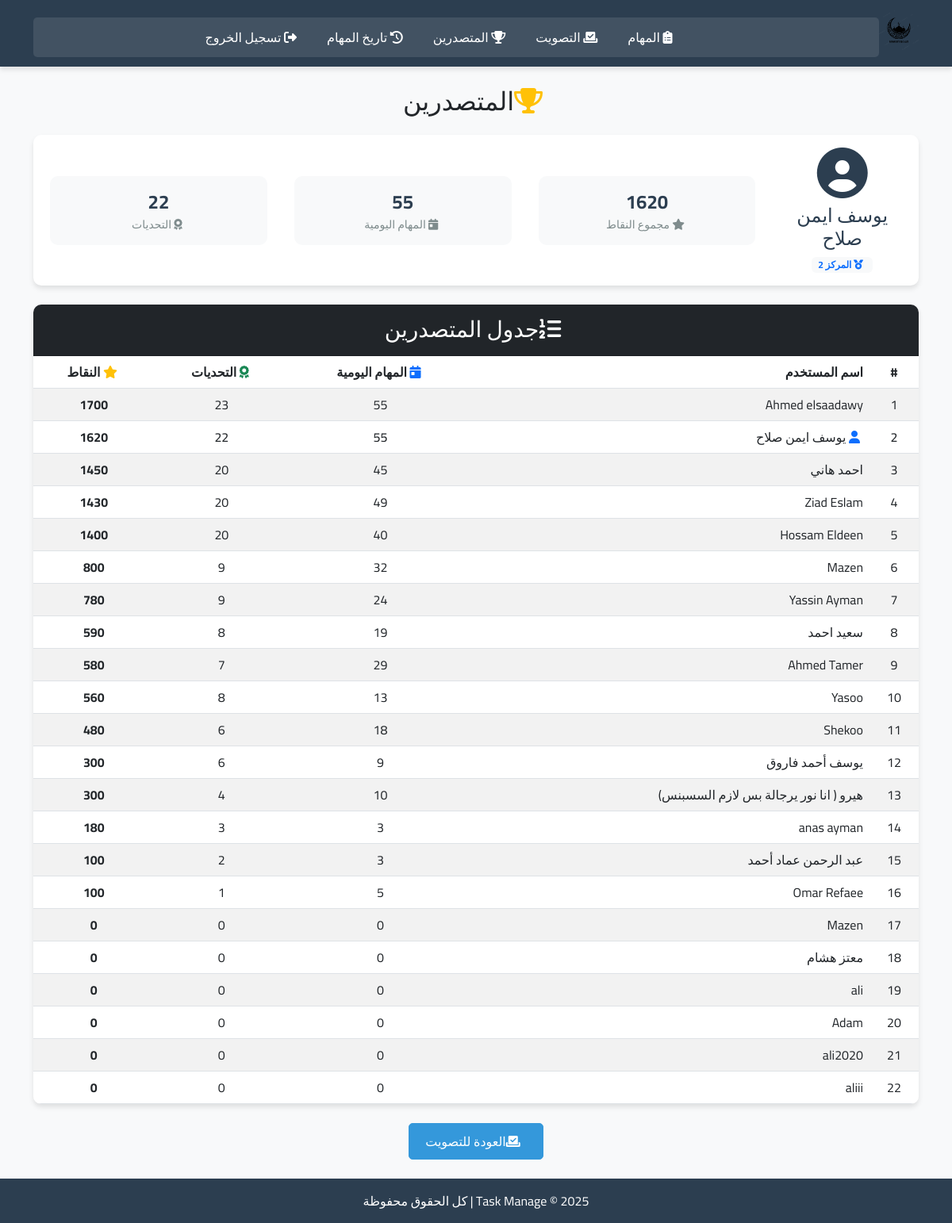
The page /leaderboard (signed in) on the database its author committed.
### main.py (models this page shows)
class User(db.Model):
    id = db.Column(db.Integer, primary_key=True)
    username = db.Column(db.String(100), unique=True, nullable=False)
    password = db.Column(db.String(200), nullable=False)
    tasks = db.relationship('UserTask', backref='user', lazy=True)

### main.py (the view)
    @app.route('/leaderboard')
    def leaderboard():
        users = User.query.all()
        leaderboard_data = []
        current_user_id = session.get('user_id')
        for user in users:
            total_points = sum(ut.points for ut in user.tasks)
            daily_count = len([ut for ut in user.tasks if ut.task_type == "daily"])
            challenge_count = len([ut for ut in user.tasks if ut.task_type == "challenge"])
            leaderboard_data.append({
                'username': user.username,
                'daily_count': daily_count,
                'challenge_count': challenge_count,
                'points': total_points,
                'is_current_user': user.id == current_user_id
            })
        leaderboard_data.sort(key=lambda x: x['points'], reverse=True)
        user_rank = None
        user_data = None
        if current_user_id:
            for index, entry in enumerate(leaderboard_data):
                if entry['is_current_user']:
                    user_rank = index + 1
                    user_data = entry
                    break
        return render_template('leaderboard.html',
                               leaderboard=leaderboard_data,
                               user_rank=user_rank,
                               user_data=user_data)

### templates/leaderboard.html (shortened to what this page needs)
{% extends "base.html" %}
{% block content %}
<div class="page-header mb-4 text-center">
  <h2><i class="fas fa-trophy text-warning me-2"></i>المتصدرين</h2>
</div>
{% if user_data %}
<div class="user-summary-card mb-4">
  <div class="row align-items-center p-3">
    <div class="col-md-2 text-center avatar-container">
      <i class="fas fa-user-circle fa-4x mb-2"></i>
      <h4 class="mb-0">{{ user_data.username }}</h4>
      <div class="badge bg-light text-primary mt-2">
        <i class="fas fa-medal me-1"></i> المركز {{ user_rank }}
      </div>
    </div>
    <div class="col-md-10">
      <div class="row text-center">
        <div class="col-md-4">
          <div class="stat-item">
            <div class="stat-value">{{ user_data.points }}</div>
            <div class="stat-label"><i class="fas fa-star me-1"></i> مجموع النقاط</div>
          </div>
        </div>
        <div class="col-md-4">
          <div class="stat-item">
            <div class="stat-value">{{ user_data.daily_count }}</div>
            <div class="stat-label"><i class="fas fa-calendar-day me-1"></i> المهام اليومية</div>
          </div>
        </div>
        <div class="col-md-4">
          <div class="stat-item">
            <div class="stat-value">{{ user_data.challenge_count }}</div>
            <div class="stat-label"><i class="fas fa-award me-1"></i> التحديات</div>
          </div>
        </div>
      </div>
    </div>
  </div>
</div>
{% endif %}
<div class="card leaderboard-card">
  <div class="card-header bg-dark text-white">
    <h3 class="mb-0 text-center"><i class="fas fa-list-ol me-2"></i>جدول المتصدرين</h3>
  </div>
  <div class="card-body p-0">
    <table class="table table-striped mb-0">
      <thead class="bg-light">
        <tr>
          <th class="text-center">#</th>
          <th>اسم المستخدم</th>
          <th class="text-center"><i class="fas fa-calendar-day text-primary me-1"></i> المهام اليومية</th>
          <th class="text-center"><i class="fas fa-award text-success me-1"></i> التحديات</th>
          <th class="text-center"><i class="fas fa-star text-warning me-1"></i> النقاط</th>
        </tr>
      </thead>
      <tbody>
        {% for entry in leaderboard %}
        <tr class="{% if entry.is_current_user %}current-user-row{% endif %}">
          <td class="text-center">{{ loop.index }}</td>
          <td>
            {% if entry.is_current_user %}
            <i class="fas fa-user me-1 text-primary"></i>
            {% endif %}
            {{ entry.username }}
          </td>
          <td class="text-center">{{ entry.daily_count }}</td>
          <td class="text-center">{{ entry.challenge_count }}</td>
          <td class="text-center fw-bold">{{ entry.points }}</td>
        </tr>
        {% endfor %}
      </tbody>
    </table>
  </div>
</div>
<div class="text-center mt-4">
  <a href="{{ url_for('vote') }}" class="btn btn-primary">
    <i class="fas fa-vote-yea me-2"></i>العودة للتصويت
  </a>
</div>
{% endblock %}

### static/style.css (style rules this page uses)
:root { --primary-color: #2c3e50; --secondary-color: #3498db; --success-color: #2ecc71; --warning-color: #f39c12; --danger-color: #e74c3c; --light-color: #ecf0f1; --dark-color: #34495e; --shadow: 0 4px 6px rgba(0, 0, 0, 0.1); }
body { font-family: 'Cairo', sans-serif; background-color: #f8f9fa; direction: rtl; text-align: right; }
.card { box-shadow: var(--shadow); border-radius: 10px; border: none; margin-bottom: 20px; overflow: hidden; }
.card-header { padding: 15px 20px; font-weight: bold; }
.card-body { padding: 20px; }
.leaderboard-card { box-shadow: var(--shadow); border: none; }
.current-user-row { background-color: rgba(52, 152, 219, 0.1) !important; font-weight: 500; }
.user-summary-card { background-color: white; border-radius: 10px; box-shadow: var(--shadow); }
.avatar-container { color: var(--primary-color); }
.stat-item { padding: 15px; background-color: #f8f9fa; border-radius: 10px; margin: 5px; }
.stat-value { font-size: 24px; font-weight: bold; color: var(--primary-color); }
.stat-label { color: #7f8c8d; font-size: 14px; }
.btn { border-radius: 5px; padding: 10px 20px; font-weight: 500; transition: all 0.3s ease; }
.btn-primary { background-color: var(--secondary-color); border-color: var(--secondary-color); }
.card { animation: fadeIn 0.5s ease; }

### rows shown on the page
User: username "يوسف ايمن صلاح", daily_count "55", challenge_count "22", points "1620"
User: username "Ahmed elsaadawy", daily_count "55", challenge_count "23", points "1700"
User: username "احمد هاني", daily_count "45", challenge_count "20", points "1450"
User: username "Ziad Eslam", daily_count "49", challenge_count "20", points "1430"
User: username "Hossam Eldeen", daily_count "40", challenge_count "20", points "1400"
User: username "Mazen", daily_count "32", challenge_count "9", points "800"
User: username "Yassin Ayman", daily_count "24", challenge_count "9", points "780"
User: username "سعيد احمد", daily_count "19", challenge_count "8", points "590"
User: username "Ahmed Tamer", daily_count "29", challenge_count "7", points "580"
User: username "Yasoo", daily_count "13", challenge_count "8", points "560"
User: username "Shekoo", daily_count "18", challenge_count "6", points "480"
User: username "يوسف أحمد فاروق", daily_count "9", challenge_count "6", points "300"
User: username "هيرو ( انا نور يرجالة بس لازم السسبنس)", daily_count "10", challenge_count "4", points "300"
User: username "anas ayman", daily_count "3", challenge_count "3", points "180"
User: username "عبد الرحمن عماد أحمد", daily_count "3", challenge_count "2", points "100"
User: username "Omar Refaee", daily_count "5", challenge_count "1", points "100"
User: username "Mazen", daily_count "0", challenge_count "0", points "0"
User: username "معتز هشام", daily_count "0", challenge_count "0", points "0"
User: username "ali", daily_count "0", challenge_count "0", points "0"
User: username "Adam", daily_count "0", challenge_count "0", points "0"
User: username "ali2020", daily_count "0", challenge_count "0", points "0"
User: username "aliii", daily_count "0", challenge_count "0", points "0"

### other values the page prints
{{ user_rank }} "2"
{{ user_data.points }} "1620"
{{ user_data.daily_count }} "55"
{{ user_data.challenge_count }} "22"
